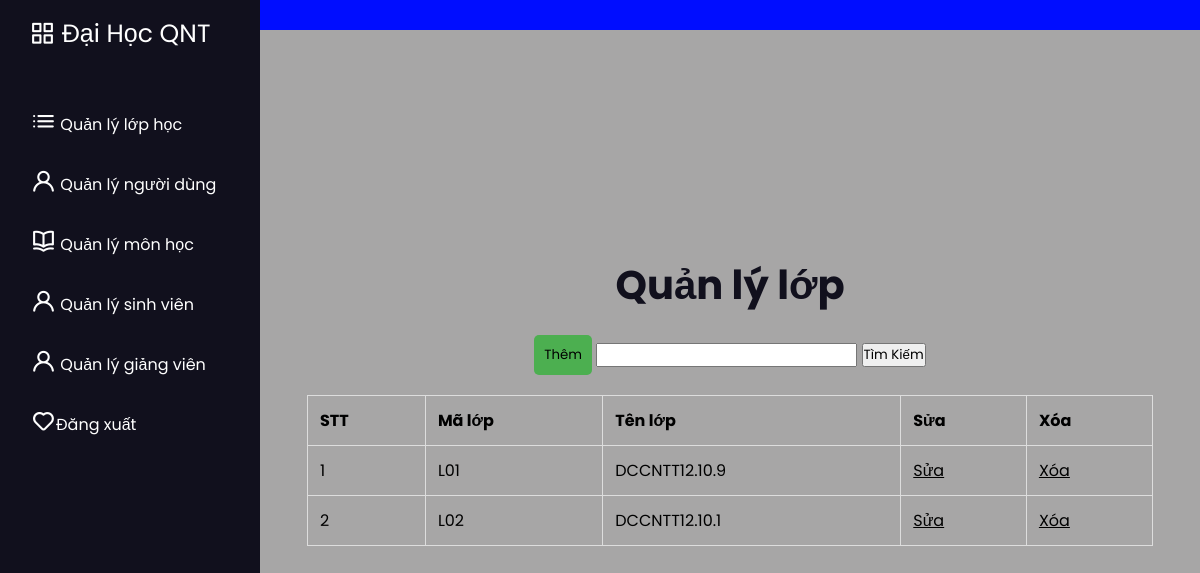
Screenshot of /admin/qllop/quanlylophoc.php with the database file from the repository.
### tables this page shows
CREATE TABLE `lop` (
  `MaLop` varchar(20) NOT NULL,
  `TenLop` varchar(30) NOT NULL
);

### connect/connDB.php (called while the page is built, shortened)
<?php
    function executeResult($sql){
        $conn = mysqli_connect(host, username, pass, db);
        $resultset = mysqli_query($conn, $sql);
        $list = [];
        while ($row = mysqli_fetch_array($resultset, 1)) {
            $list[] = $row;
        }
        return $list;
    }

### admin/qllop/quanlylophoc.php (the view, shortened to what this page needs)
<?php
    require_once("D:/PHP/xampp/htdocs/BTL_PHP/connect/connDB.php");
?>
<!DOCTYPE html>
<html lang="en">
<head>
    <link rel="stylesheet" href="/BTL_PHP/admin/admin.css">
    <link rel="stylesheet" href="https://unicons.iconscout.com/release/v4.0.8/css/line.css">
</head>
<body>
    <nav class="sidebar">
        <a href="/BTL_PHP/admin/admin.html" class="logo"><i class="uil uil-apps"></i> Đại Học QNT</a>
        <div class="menu-content">
        <ul class="menu-items">
                <li class="item">
                    <a href="/BTL_PHP/admin/qllop/quanlylophoc.php"><i class="uil uil-list-ul"></i> Quản lý lớp học </a>
                </li>
                <li class="item">
                    <a href="/BTL_PHP/admin/qltk/quanlynguoidung.php"><i class="uil uil-user"></i> Quản lý người dùng</a>
                </li>
                <li class="item">
                    <a href="/BTL_PHP/admin/qlmon/quanlymonhoc.php"><i class="uil uil-book-open"></i> Quản lý môn học</a>
                </li>
                <li class="item">
                    <a href="/BTL_PHP/admin/qlsv/quanlysinhvien.php"><i class="uil uil-user"></i> Quản lý sinh viên</a>
                </li>
                <li class="item">
                    <a href="/BTL_PHP/admin/qlgv/quanlygiangvien.php"><i class="uil uil-user"></i> Quản lý giảng viên</a>
                </li>
                <li class="item">
                    <a href="/BTL_PHP/login/index.php"><i class="uil uil-heart"></i>Đăng xuất</a>
                </li>
            </ul>
        </div>
    </nav>
    <nav class="navbar"></nav>
    <main class="main" id="content">
        <form action="" method="post">
            <div><h1>Quản lý lớp</h1></div>
            <div class="manage-container">
                <button class="manage-button" name="Them"><a href="Them.php">Thêm</a></button>
                <input type="text" name="timkiem">
                <input type="submit" name="btnTim" value="Tìm Kiếm">
            </div>
            <table id="myTable">
                <tr>
                    <td><b>STT</b></td>
                    <td><b>Mã lớp</b></td>
                    <td><b>Tên lớp</b></td>
                    <td><b>Sửa</b></td>
                    <td><b>Xóa</b></td>
                </tr>
                <?php
                    if (isset($_POST["btnTim"])) {
                        $tim = $_POST['timkiem'];
                        if (!empty($tim)) {
                            $sql = "SELECT * FROM lop WHERE MaLop LIKE '%$tim%' OR TenLop LIKE '%$tim%'";
                        }else {
                            $sql = "SELECT * FROM lop";
                        }
                    }else {
                        $sql = "SELECT * FROM lop";
                    }
                    $lopList = executeResult($sql);
                    $stt = 1;
                    if (!empty($lopList)) {
                        foreach ($lopList as $lop) {
                            echo "<tr>";
                            echo "<td>$stt</td>";
                            echo "<td>" . $lop["MaLop"] . "</td>";
                            echo "<td>" . $lop["TenLop"] . "</td>";
                            echo "<td><a href='Sua.php?id=" . $lop["MaLop"] . "'>Sửa</a></td>";
                            echo "<td><a href='Xoa.php?id=" . $lop["MaLop"] . "' onclick='return confirm(\"Bạn có chắc chắn muốn xóa?\")'>Xóa</a></td>";
                            echo "</tr>";
                            $stt++;
                        }
                    } else {
                        echo "<tr><td colspan='5'>Không có lớp học.</td></tr>";
                    }
                ?>
            </table>
        </form>
    </main>
</body>
</html>

### admin/admin.css (style rules this page uses)
* { margin: 0; padding: 0; box-sizing: border-box; font-family: "Poppins", sans-serif; }
.sidebar { position: fixed; height: 100%; width: 260px; background: #11101d; padding: 15px; z-index: 99; }
.logo { font-size: 25px; padding: 0 15px; }
.sidebar a { color: #fff; text-decoration: none; }
.menu-content { position: relative; height: 100%; width: 100%; margin-top: 40px; overflow-y: scroll; }
i.uil.uil:before { font-size: 25px; }
.menu-items { height: 100%; width: 100%; list-style: none; transition: all 0.4s ease; }
.item a, .submenu-item { padding: 16px; display: inline-block; width: 100%; border-radius: 12px; }
.item i { font-size: 12px; }
.navbar, .main { left: 260px; width: calc(100% - 260px); transition: all 0.5s ease; z-index: 1000; }
.navbar { position: fixed; color: #fff; padding: 15px 20px; font-size: 25px; background: #000dff; cursor: pointer; }
.main { position: relative; display: flex; align-items: center; justify-content: center; height: 100vh; z-index: 100; background: #a7a6a6; }
.main h1 { color: #11101d; font-size: 40px; text-align: center; }
a { color: black; }

### admin/qllop/quanlylophoc.php (style rules this page uses)
table { border-collapse: collapse; width: 100%; margin-top: 20px; }
table, th, td { border: 1px solid #ddd; }
th, td { padding: 12px; text-align: left; }
form { width: 90%; }
.manage-container { margin-top: 10px; display: block; text-align: center; }
.manage-button { padding: 10px; background-color: #4CAF50; color: white; border: none; border-radius: 5px; cursor: pointer; margin-top: 10px; }
.manage-button a { text-decoration: none; }

### rows the page displays
lop: MaLop "L01", TenLop "DCCNTT12.10.9"
lop: MaLop "L02", TenLop "DCCNTT12.10.1"
